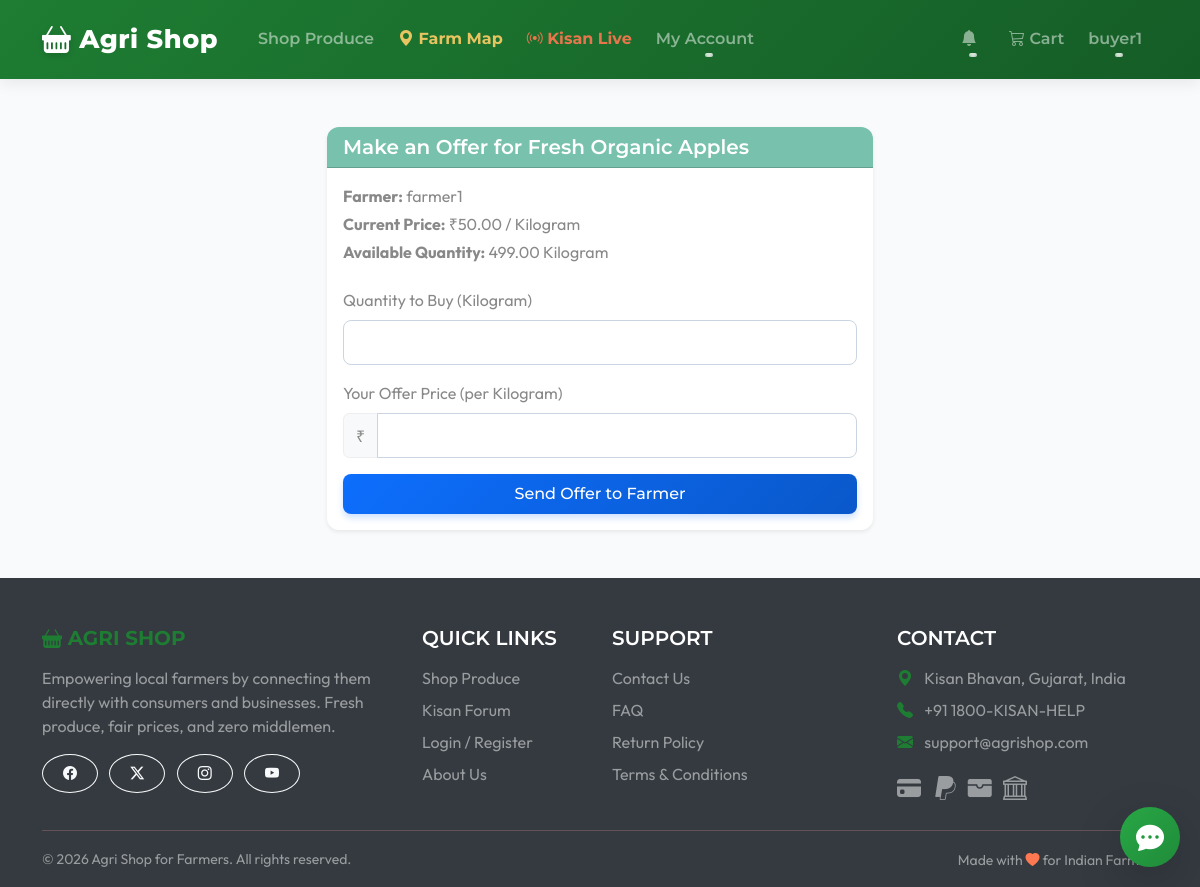
The page /orders/product/3/make-offer/ (signed in) on the database its author committed.
### accounts/models.py (models this page shows, shortened)
class User(AbstractUser):
    class Role(models.TextChoices):
        FARMER = 'FARMER', 'Farmer'
        BUYER = 'BUYER', 'Buyer'
        BUSINESS_BUYER = 'BUSINESS_BUYER', 'Business Buyer'
        AGRO_DEALER = 'AGRO_DEALER', 'Agro Dealer'
    role = models.CharField(max_length=20, choices=Role.choices, default=Role.BUYER)
    phone = models.CharField(max_length=15, blank=True)
    address = models.TextField(blank=True)
    village_or_city = models.CharField(max_length=100, blank=True)
    state = models.CharField(max_length=50, blank=True)
    is_verified_farmer = models.BooleanField(default=False)

### products/models.py (models this page shows, shortened)
class Product(models.Model):
    UNIT_CHOICES = [
        ('kg', 'Kilogram'),
        ('quintal', 'Quintal (100kg)'),
        ('dozen', 'Dozen'),
        ('litre', 'Litre'),
        ('piece', 'Piece'),
    ]
    QUALITY_CHOICES = [
        ('A', 'Grade A (Premium)'),
        ('B', 'Grade B (Standard)'),
        ('C', 'Grade C (Processing/Juice)'),
        ('organic', 'Certified Organic'),
        ('pesticide_free', 'Pesticide-Free'),
    ]
    farmer = models.ForeignKey(settings.AUTH_USER_MODEL, on_delete=models.CASCADE, related_name='products')
    category = models.ForeignKey(Category, on_delete=models.CASCADE, related_name='products')
    name = models.CharField(max_length=200)
    description = models.TextField()
    image = models.ImageField(upload_to='product_images/', blank=True, null=True)
    price_per_unit = models.DecimalField(max_digits=10, decimal_places=2)
    unit = models.CharField(max_length=20, choices=UNIT_CHOICES, default='kg')
    quantity_available = models.DecimalField(max_digits=10, decimal_places=2)
    bulk_price_threshold = models.DecimalField(max_digits=10, decimal_places=2, null=True, blank=True, help_text="Minimum quantity for bulk pricing")
    bulk_price_per_unit = models.DecimalField(max_digits=10, decimal_places=2, null=True, blank=True, help_text="Price per unit when threshold is met")
    is_organic = models.BooleanField(default=False)
    quality_grade = models.CharField(max_length=20, choices=QUALITY_CHOICES, blank=True)
    is_imperfect = models.BooleanField(default=False, help_text="Ugly veggies at discount")
    harvest_date = models.DateField(blank=True, null=True)
    is_active = models.BooleanField(default=True)
    created_at = models.DateTimeField(auto_now_add=True)
    updated_at = models.DateTimeField(auto_now=True)

### orders/views.py (the view, shortened to what this page needs)
# urls.py: path('product/<int:product_id>/make-offer/', views.make_offer, name='make_offer'),
@login_required
def make_offer(request, product_id):
    from .models import Negotiation
    product = get_object_or_404(Product, pk=product_id, is_active=True)
    if request.user.role == 'FARMER':
        messages.error(request, 'Farmers cannot make offers.')
        return redirect('product_detail', pk=product_id)
    return render(request, 'orders/make_offer.html', {'product': product})

### templates/orders/make_offer.html (shortened to what this page needs)
{% extends 'base.html' %}
{% block content %}
<div class="row justify-content-center mt-5">
    <div class="col-md-6">
        <div class="card shadow-sm">
            <div class="card-header bg-primary text-white">
                <h5 class="mb-0">Make an Offer for {{ product.name }}</h5>
            </div>
            <div class="card-body">
                <div class="mb-4">
                    <p class="mb-1"><strong>Farmer:</strong> {{ product.farmer.get_full_name|default:product.farmer.username }}</p>
                    <p class="mb-1"><strong>Current Price:</strong> ₹{{ product.price_per_unit }} / {{ product.get_unit_display }}</p>
                    <p class="mb-1"><strong>Available Quantity:</strong> {{ product.quantity_available }} {{ product.get_unit_display }}</p>
                </div>
                <form method="post">
                    <div class="mb-3">
                        <label class="form-label">Quantity to Buy ({{ product.get_unit_display }})</label>
                        <input type="number" step="0.01" name="quantity" class="form-control" max="{{ product.quantity_available }}" required>
                    </div>
                    <div class="mb-3">
                        <label class="form-label">Your Offer Price (per {{ product.get_unit_display }})</label>
                        <div class="input-group">
                            <span class="input-group-text">₹</span>
                            <input type="number" step="0.01" name="offered_price" class="form-control" required>
                        </div>
                    </div>
                    <button type="submit" class="btn btn-primary w-100">Send Offer to Farmer</button>
                </form>
            </div>
        </div>
    </div>
</div>
{% endblock %}

### templates/base.html (shortened to what this page needs)
<!DOCTYPE html>
<html lang="en">
<head>
    <link href="https://cdn.jsdelivr.net/npm/bootswatch@5.3.3/dist/minty/bootstrap.min.css" rel="stylesheet">
    <link rel="stylesheet" href="https://cdn.jsdelivr.net/npm/bootstrap-icons@1.11.3/font/bootstrap-icons.min.css">
    {% load static %}
    <link rel="stylesheet" href="{% static 'css/style.css' %}">
</head>
<body>
    <nav class="navbar navbar-expand-lg navbar-dark bg-primary mb-4">
        <div class="container">
            <a class="navbar-brand" href="/">
                <i class="bi bi-basket-fill"></i> Agri Shop
            </a>
            <div class="collapse navbar-collapse" id="navbarNav">
                <ul class="navbar-nav me-auto">
                    {% if not user.is_authenticated or user.role == 'BUYER' or user.role == 'BUSINESS_BUYER' %}
                    <li class="nav-item">
                        <a class="nav-link" href="/">Shop Produce</a>
                    </li>
                    <li class="nav-item">
                        <a class="nav-link text-warning fw-bold" href="{% url 'farm_map' %}"><i class="bi bi-geo-alt-fill"></i> Farm Map</a>
                    </li>
                    <li class="nav-item">
                        <a class="nav-link text-danger fw-bold" href="{% url 'live_streams' %}"><i class="bi bi-broadcast"></i> Kisan Live</a>
                    </li>
                    {% endif %}
                    {% if user.is_authenticated and user.role != 'FARMER' and user.role != 'AGRO_DEALER' %}
                    <li class="nav-item dropdown">
                        <a class="nav-link dropdown-toggle" href="#" role="button" data-bs-toggle="dropdown">
                            My Account
                        </a>
                    </li>
                    {% endif %}
                </ul>
                <ul class="navbar-nav ms-auto mb-2 mb-lg-0 align-items-center">
                    {% if user.is_authenticated %}
                    <li class="nav-item dropdown me-2">
                        <a class="nav-link dropdown-toggle position-relative" href="#" id="notifDropdown" role="button" data-bs-toggle="dropdown">
                            <i class="bi bi-bell-fill"></i>
                        </a>
                    </li>
                    {% if user.role == 'FARMER' %}
                    <li class="nav-item">
                        <a class="nav-link" href="{% url 'agro_cart_view' %}">
                            <i class="bi bi-cart3"></i> Agro Cart
                        </a>
                    </li>
                    {% elif user.role != 'AGRO_DEALER' %}
                    <li class="nav-item">
                        <a class="nav-link" href="{% url 'cart_view' %}">
                            <i class="bi bi-cart3"></i> Cart
                        </a>
                    </li>
                    {% endif %}
                    <li class="nav-item dropdown">
                        <a class="nav-link dropdown-toggle" href="#" id="navbarDropdown" role="button" data-bs-toggle="dropdown">
                            {{ user.username }}
                        </a>
                    </li>
                    {% endif %}
                </ul>
            </div>
        </div>
    </nav>
    <div class="container">
        {% block content %}
        {% endblock content %}
    </div>
    <footer class="bg-dark text-white pt-5 pb-3 mt-5">
        <div class="container">
            <div class="row">
                <div class="col-lg-4 col-md-6 mb-4 mb-md-0">
                    <h5 class="text-uppercase text-success fw-bold mb-3">
                        <i class="bi bi-basket-fill"></i> Agri Shop
                    </h5>
                    <p class="text-white-50">
                        Empowering local farmers by connecting them directly with consumers and businesses. Fresh produce, fair prices, and zero middlemen.
                    </p>
                    <div class="mt-3">
                        <a href="#" class="btn btn-outline-light btn-sm rounded-circle me-2"><i class="bi bi-facebook"></i></a>
                        <a href="#" class="btn btn-outline-light btn-sm rounded-circle me-2"><i class="bi bi-twitter-x"></i></a>
                        <a href="#" class="btn btn-outline-light btn-sm rounded-circle me-2"><i class="bi bi-instagram"></i></a>
                        <a href="#" class="btn btn-outline-light btn-sm rounded-circle"><i class="bi bi-youtube"></i></a>
                    </div>
                </div>
                <div class="col-lg-2 col-md-6 mb-4 mb-md-0">
                    <h5 class="text-uppercase mb-3 text-white">Quick Links</h5>
                    <ul class="list-unstyled mb-0">
                        <li class="mb-2"><a href="/" class="text-white-50 text-decoration-none hover-white">Shop Produce</a></li>
                        <li class="mb-2"><a href="{% url 'forum_list' %}" class="text-white-50 text-decoration-none hover-white">Kisan Forum</a></li>
                        <li class="mb-2"><a href="{% url 'login' %}" class="text-white-50 text-decoration-none hover-white">Login / Register</a></li>
                        <li class="mb-2"><a href="{% url 'about_us' %}" class="text-white-50 text-decoration-none hover-white">About Us</a></li>
                    </ul>
                </div>
                <div class="col-lg-3 col-md-6 mb-4 mb-md-0">
                    <h5 class="text-uppercase mb-3 text-white">Support</h5>
                    <ul class="list-unstyled mb-0">
                        <li class="mb-2"><a href="{% url 'contact_us' %}" class="text-white-50 text-decoration-none hover-white">Contact Us</a></li>
                        <li class="mb-2"><a href="{% url 'faq' %}" class="text-white-50 text-decoration-none hover-white">FAQ</a></li>
                        <li class="mb-2"><a href="{% url 'return_policy' %}" class="text-white-50 text-decoration-none hover-white">Return Policy</a></li>
                        <li class="mb-2"><a href="{% url 'terms' %}" class="text-white-50 text-decoration-none hover-white">Terms & Conditions</a></li>
                    </ul>
                </div>
                <div class="col-lg-3 col-md-6 mb-4 mb-md-0">
                    <h5 class="text-uppercase mb-3 text-white">Contact</h5>
                    <ul class="list-unstyled mb-3 text-white-50">
                        <li class="mb-2"><i class="bi bi-geo-alt-fill me-2 text-success"></i> Kisan Bhavan, Gujarat, India</li>
                        <li class="mb-2"><i class="bi bi-telephone-fill me-2 text-success"></i> +91 1800-KISAN-HELP</li>
                        <li class="mb-2"><i class="bi bi-envelope-fill me-2 text-success"></i> support@agrishop.com</li>
                    </ul>
                    <div class="mt-2 text-white-50">
                        <i class="bi bi-credit-card-fill fs-4 me-2"></i>
                        <i class="bi bi-paypal fs-4 me-2"></i>
                        <i class="bi bi-wallet-fill fs-4 me-2"></i>
                        <i class="bi bi-bank fs-4"></i>
                    </div>
                </div>
            </div>
            <hr class="mt-4 mb-3 border-secondary">
            <div class="row align-items-center">
                <div class="col-md-6 text-center text-md-start">
                    <p class="text-white-50 small mb-0">&copy; 2026 Agri Shop for Farmers. All rights reserved.</p>
                </div>
                <div class="col-md-6 text-center text-md-end mt-2 mt-md-0">
                    <span class="text-white-50 small">Made with <i class="bi bi-heart-fill text-danger"></i> for Indian Farmers</span>
                </div>
            </div>
        </div>
    </footer>
    <div class="toast-container position-fixed bottom-0 end-0 p-3">
    </div>
    <div id="aiChatbotWidget" style="position: fixed; bottom: 20px; right: 20px; z-index: 9999;" class="notranslate" translate="no">
        <button id="toggleChatBtn" class="btn btn-success rounded-circle shadow-lg d-flex align-items-center justify-content-center" style="width: 60px; height: 60px; float: right;">
            <i class="bi bi-chat-dots-fill fs-3"></i>
        </button>
    </div>
</body>
</html>

### static/css/style.css (style rules this page uses)
body { font-family: 'Outfit', sans-serif; background-color: #f8fafc; color: #1e293b; }
.navbar { background: linear-gradient(135deg, #1e7d32 0%, #155d27 100%) !important; box-shadow: 0 4px 12px rgba(30, 125, 50, 0.15); padding: 1rem 0; }
.navbar-brand { font-weight: 700; letter-spacing: 0.5px; font-size: 1.5rem; }
.card { border: none; border-radius: 12px; box-shadow: 0 4px 6px -1px rgba(0, 0, 0, 0.05), 0 2px 4px -1px rgba(0, 0, 0, 0.03); transition: transform 0.2s ease, box-shadow 0.2s ease; overflow: hidden; background: #ffffff; }
.btn { border-radius: 8px; font-weight: 500; padding: 0.5rem 1.25rem; transition: all 0.2s; }
.btn-success { background: linear-gradient(135deg, #28a745 0%, #208b3a 100%); border: none; box-shadow: 0 4px 6px rgba(40, 167, 69, 0.2); }
.btn-primary { background: linear-gradient(135deg, #0d6efd 0%, #0a58ca 100%); border: none; box-shadow: 0 4px 6px rgba(13, 110, 253, 0.2); }
h1, h2, h3, h4, h5, h6 { font-weight: 600; color: #0f172a; }
.text-success { color: #1e7d32 !important; }
.form-control, .form-select { border-radius: 8px; border: 1px solid #cbd5e1; padding: 0.6rem 1rem; }

### templates/base.html (style rules this page uses)
.navbar { box-shadow: 0 4px 15px rgba(0,0,0,0.08); padding-top: 0.8rem; padding-bottom: 0.8rem; }
.navbar-brand { font-weight: 800; font-size: 1.6rem; letter-spacing: 0.5px; display: flex; align-items: center; gap: 8px; }
.navbar-brand i { font-size: 1.8rem; text-shadow: 0 2px 6px rgba(0,0,0,0.15); }
.nav-link { font-weight: 600; position: relative; margin-right: 8px; padding: 8px 4px; transition: all 0.3s ease; opacity: 0.9; white-space: nowrap; }
.nav-link::after { content: ''; position: absolute; width: 0; height: 3px; bottom: 2px; left: 50%; background-color: rgba(255, 255, 255, 0.8); transition: all 0.3s ease; transform: translateX(-50%); border-radius: 4px; }
body { top: 0 !important; }

### rows shown on the page
User: username "buyer1"
Product: name "Fresh Organic Apples", farmer.get_full_name "farmer1", price_per_unit "50.00", unit "Kilogram", quantity_available "499.00"
